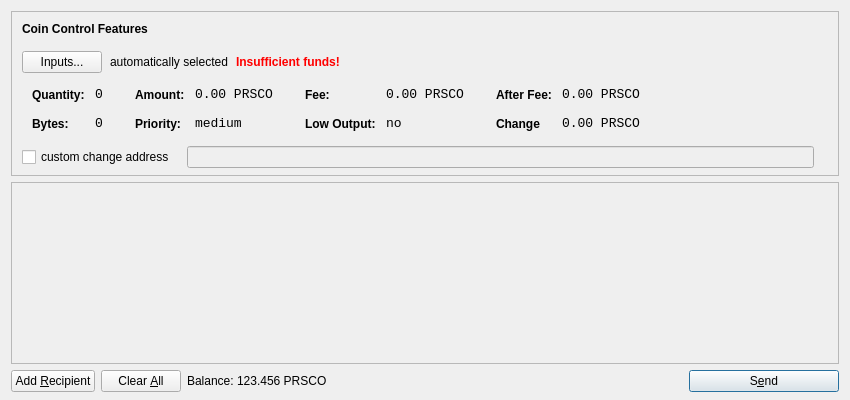
<?xml version="1.0" encoding="UTF-8"?>
<ui version="4.0">
 <class>SendCoinsDialog</class>
 <widget class="QDialog" name="SendCoinsDialog">
  <property name="geometry">
   <rect>
    <x>0</x>
    <y>0</y>
    <width>850</width>
    <height>400</height>
   </rect>
  </property>
  <property name="windowTitle">
   <string>Send Coins</string>
  </property>
  <layout class="QVBoxLayout" name="verticalLayout" stretch="0,1,0">
   <property name="bottomMargin">
    <number>8</number>
   </property>
   <item>
    <widget class="QFrame" name="frameCoinControl">
     <property name="sizePolicy">
      <sizepolicy hsizetype="Expanding" vsizetype="Expanding">
       <horstretch>0</horstretch>
       <verstretch>0</verstretch>
      </sizepolicy>
     </property>
     <property name="maximumSize">
      <size>
       <width>16777215</width>
       <height>16777215</height>
      </size>
     </property>
     <property name="frameShape">
      <enum>QFrame::StyledPanel</enum>
     </property>
     <property name="frameShadow">
      <enum>QFrame::Sunken</enum>
     </property>
     <layout class="QVBoxLayout" name="verticalLayoutCoinControl2">
      <property name="spacing">
       <number>-1</number>
      </property>
      <property name="leftMargin">
       <number>0</number>
      </property>
      <property name="topMargin">
       <number>0</number>
      </property>
      <property name="rightMargin">
       <number>0</number>
      </property>
      <property name="bottomMargin">
       <number>6</number>
      </property>
      <item>
       <layout class="QVBoxLayout" name="verticalLayoutCoinControl" stretch="0,0,0,0,1">
        <property name="spacing">
         <number>0</number>
        </property>
        <property name="leftMargin">
         <number>10</number>
        </property>
        <property name="topMargin">
         <number>10</number>
        </property>
        <item>
         <layout class="QHBoxLayout" name="horizontalLayoutCoinControl1">
          <property name="bottomMargin">
           <number>15</number>
          </property>
          <item>
           <widget class="QLabel" name="labelCoinControlFeatures">
            <property name="sizePolicy">
             <sizepolicy hsizetype="Preferred" vsizetype="Maximum">
              <horstretch>0</horstretch>
              <verstretch>0</verstretch>
             </sizepolicy>
            </property>
            <property name="font">
             <font>
              <weight>75</weight>
              <bold>true</bold>
             </font>
            </property>
            <property name="styleSheet">
             <string notr="true">font-weight:bold;</string>
            </property>
            <property name="text">
             <string>Coin Control Features</string>
            </property>
           </widget>
          </item>
         </layout>
        </item>
        <item>
         <layout class="QHBoxLayout" name="horizontalLayoutCoinControl2" stretch="0,0,0,0">
          <property name="spacing">
           <number>8</number>
          </property>
          <property name="bottomMargin">
           <number>10</number>
          </property>
          <item>
           <widget class="QPushButton" name="pushButtonCoinControl">
            <property name="styleSheet">
             <string notr="true"/>
            </property>
            <property name="text">
             <string>Inputs...</string>
            </property>
           </widget>
          </item>
          <item>
           <widget class="QLabel" name="labelCoinControlAutomaticallySelected">
            <property name="text">
             <string>automatically selected</string>
            </property>
            <property name="margin">
             <number>5</number>
            </property>
           </widget>
          </item>
          <item>
           <widget class="QLabel" name="labelCoinControlInsuffFunds">
            <property name="font">
             <font>
              <weight>75</weight>
              <bold>true</bold>
             </font>
            </property>
            <property name="styleSheet">
             <string notr="true">color:red;font-weight:bold;</string>
            </property>
            <property name="text">
             <string>Insufficient funds!</string>
            </property>
            <property name="margin">
             <number>5</number>
            </property>
           </widget>
          </item>
          <item>
           <spacer name="horizontalSpacerCoinControl">
            <property name="orientation">
             <enum>Qt::Horizontal</enum>
            </property>
            <property name="sizeHint" stdset="0">
             <size>
              <width>40</width>
              <height>1</height>
             </size>
            </property>
           </spacer>
          </item>
         </layout>
        </item>
        <item>
         <widget class="QWidget" name="widgetCoinControl" native="true">
          <property name="sizePolicy">
           <sizepolicy hsizetype="Preferred" vsizetype="Preferred">
            <horstretch>0</horstretch>
            <verstretch>0</verstretch>
           </sizepolicy>
          </property>
          <property name="minimumSize">
           <size>
            <width>0</width>
            <height>0</height>
           </size>
          </property>
          <property name="styleSheet">
           <string notr="true"/>
          </property>
          <layout class="QHBoxLayout" name="horizontalLayoutCoinControl5">
           <property name="margin">
            <number>0</number>
           </property>
           <item>
            <layout class="QHBoxLayout" name="horizontalLayoutCoinControl3" stretch="0,0,0,1">
             <property name="spacing">
              <number>20</number>
             </property>
             <property name="topMargin">
              <number>0</number>
             </property>
             <property name="bottomMargin">
              <number>10</number>
             </property>
             <item>
              <layout class="QFormLayout" name="formLayoutCoinControl1">
               <property name="horizontalSpacing">
                <number>10</number>
               </property>
               <property name="verticalSpacing">
                <number>14</number>
               </property>
               <property name="leftMargin">
                <number>10</number>
               </property>
               <property name="topMargin">
                <number>4</number>
               </property>
               <property name="rightMargin">
                <number>6</number>
               </property>
               <item row="0" column="0">
                <widget class="QLabel" name="labelCoinControlQuantityText">
                 <property name="styleSheet">
                  <string notr="true">font-weight:bold;</string>
                 </property>
                 <property name="text">
                  <string>Quantity:</string>
                 </property>
                 <property name="margin">
                  <number>0</number>
                 </property>
                </widget>
               </item>
               <item row="0" column="1">
                <widget class="QLabel" name="labelCoinControlQuantity">
                 <property name="font">
                  <font>
                   <family>Monospace</family>
                   <pointsize>10</pointsize>
                  </font>
                 </property>
                 <property name="cursor">
                  <cursorShape>IBeamCursor</cursorShape>
                 </property>
                 <property name="contextMenuPolicy">
                  <enum>Qt::ActionsContextMenu</enum>
                 </property>
                 <property name="text">
                  <string>0</string>
                 </property>
                 <property name="margin">
                  <number>0</number>
                 </property>
                 <property name="textInteractionFlags">
                  <set>Qt::LinksAccessibleByMouse|Qt::TextSelectableByKeyboard|Qt::TextSelectableByMouse</set>
                 </property>
                </widget>
               </item>
               <item row="1" column="0">
                <widget class="QLabel" name="labelCoinControlBytesText">
                 <property name="styleSheet">
                  <string notr="true">font-weight:bold;</string>
                 </property>
                 <property name="text">
                  <string>Bytes:</string>
                 </property>
                </widget>
               </item>
               <item row="1" column="1">
                <widget class="QLabel" name="labelCoinControlBytes">
                 <property name="font">
                  <font>
                   <family>Monospace</family>
                   <pointsize>10</pointsize>
                  </font>
                 </property>
                 <property name="cursor">
                  <cursorShape>IBeamCursor</cursorShape>
                 </property>
                 <property name="contextMenuPolicy">
                  <enum>Qt::ActionsContextMenu</enum>
                 </property>
                 <property name="text">
                  <string>0</string>
                 </property>
                 <property name="textInteractionFlags">
                  <set>Qt::LinksAccessibleByMouse|Qt::TextSelectableByKeyboard|Qt::TextSelectableByMouse</set>
                 </property>
                </widget>
               </item>
              </layout>
             </item>
             <item>
              <layout class="QFormLayout" name="formLayoutCoinControl2">
               <property name="horizontalSpacing">
                <number>10</number>
               </property>
               <property name="verticalSpacing">
                <number>14</number>
               </property>
               <property name="leftMargin">
                <number>6</number>
               </property>
               <property name="topMargin">
                <number>4</number>
               </property>
               <property name="rightMargin">
                <number>6</number>
               </property>
               <item row="0" column="0">
                <widget class="QLabel" name="labelCoinControlAmountText">
                 <property name="styleSheet">
                  <string notr="true">font-weight:bold;</string>
                 </property>
                 <property name="text">
                  <string>Amount:</string>
                 </property>
                 <property name="margin">
                  <number>0</number>
                 </property>
                </widget>
               </item>
               <item row="0" column="1">
                <widget class="QLabel" name="labelCoinControlAmount">
                 <property name="font">
                  <font>
                   <family>Monospace</family>
                   <pointsize>10</pointsize>
                  </font>
                 </property>
                 <property name="cursor">
                  <cursorShape>IBeamCursor</cursorShape>
                 </property>
                 <property name="contextMenuPolicy">
                  <enum>Qt::ActionsContextMenu</enum>
                 </property>
                 <property name="text">
                  <string>0.00 PRSCO</string>
                 </property>
                 <property name="textInteractionFlags">
                  <set>Qt::LinksAccessibleByMouse|Qt::TextSelectableByKeyboard|Qt::TextSelectableByMouse</set>
                 </property>
                </widget>
               </item>
               <item row="1" column="0">
                <widget class="QLabel" name="labelCoinControlPriorityText">
                 <property name="styleSheet">
                  <string notr="true">font-weight:bold;</string>
                 </property>
                 <property name="text">
                  <string>Priority:</string>
                 </property>
                </widget>
               </item>
               <item row="1" column="1">
                <widget class="QLabel" name="labelCoinControlPriority">
                 <property name="font">
                  <font>
                   <family>Monospace</family>
                   <pointsize>10</pointsize>
                  </font>
                 </property>
                 <property name="cursor">
                  <cursorShape>IBeamCursor</cursorShape>
                 </property>
                 <property name="contextMenuPolicy">
                  <enum>Qt::ActionsContextMenu</enum>
                 </property>
                 <property name="text">
                  <string>medium</string>
                 </property>
                 <property name="textInteractionFlags">
                  <set>Qt::LinksAccessibleByMouse|Qt::TextSelectableByKeyboard|Qt::TextSelectableByMouse</set>
                 </property>
                </widget>
               </item>
              </layout>
             </item>
             <item>
              <layout class="QFormLayout" name="formLayoutCoinControl3">
               <property name="horizontalSpacing">
                <number>10</number>
               </property>
               <property name="verticalSpacing">
                <number>14</number>
               </property>
               <property name="leftMargin">
                <number>6</number>
               </property>
               <property name="topMargin">
                <number>4</number>
               </property>
               <property name="rightMargin">
                <number>6</number>
               </property>
               <item row="0" column="0">
                <widget class="QLabel" name="labelCoinControlFeeText">
                 <property name="styleSheet">
                  <string notr="true">font-weight:bold;</string>
                 </property>
                 <property name="text">
                  <string>Fee:</string>
                 </property>
                 <property name="margin">
                  <number>0</number>
                 </property>
                </widget>
               </item>
               <item row="0" column="1">
                <widget class="QLabel" name="labelCoinControlFee">
                 <property name="font">
                  <font>
                   <family>Monospace</family>
                   <pointsize>10</pointsize>
                  </font>
                 </property>
                 <property name="cursor">
                  <cursorShape>IBeamCursor</cursorShape>
                 </property>
                 <property name="contextMenuPolicy">
                  <enum>Qt::ActionsContextMenu</enum>
                 </property>
                 <property name="text">
                  <string>0.00 PRSCO</string>
                 </property>
                 <property name="textInteractionFlags">
                  <set>Qt::LinksAccessibleByMouse|Qt::TextSelectableByKeyboard|Qt::TextSelectableByMouse</set>
                 </property>
                </widget>
               </item>
               <item row="1" column="0">
                <widget class="QLabel" name="labelCoinControlLowOutputText">
                 <property name="styleSheet">
                  <string notr="true">font-weight:bold;</string>
                 </property>
                 <property name="text">
                  <string>Low Output:</string>
                 </property>
                </widget>
               </item>
               <item row="1" column="1">
                <widget class="QLabel" name="labelCoinControlLowOutput">
                 <property name="font">
                  <font>
                   <family>Monospace</family>
                   <pointsize>10</pointsize>
                  </font>
                 </property>
                 <property name="cursor">
                  <cursorShape>IBeamCursor</cursorShape>
                 </property>
                 <property name="contextMenuPolicy">
                  <enum>Qt::ActionsContextMenu</enum>
                 </property>
                 <property name="text">
                  <string>no</string>
                 </property>
                 <property name="textInteractionFlags">
                  <set>Qt::LinksAccessibleByMouse|Qt::TextSelectableByKeyboard|Qt::TextSelectableByMouse</set>
                 </property>
                </widget>
               </item>
              </layout>
             </item>
             <item>
              <layout class="QFormLayout" name="formLayoutCoinControl4">
               <property name="horizontalSpacing">
                <number>10</number>
               </property>
               <property name="verticalSpacing">
                <number>14</number>
               </property>
               <property name="leftMargin">
                <number>6</number>
               </property>
               <property name="topMargin">
                <number>4</number>
               </property>
               <property name="rightMargin">
                <number>6</number>
               </property>
               <item row="0" column="0">
                <widget class="QLabel" name="labelCoinControlAfterFeeText">
                 <property name="styleSheet">
                  <string notr="true">font-weight:bold;</string>
                 </property>
                 <property name="text">
                  <string>After Fee:</string>
                 </property>
                 <property name="margin">
                  <number>0</number>
                 </property>
                </widget>
               </item>
               <item row="0" column="1">
                <widget class="QLabel" name="labelCoinControlAfterFee">
                 <property name="font">
                  <font>
                   <family>Monospace</family>
                   <pointsize>10</pointsize>
                  </font>
                 </property>
                 <property name="cursor">
                  <cursorShape>IBeamCursor</cursorShape>
                 </property>
                 <property name="contextMenuPolicy">
                  <enum>Qt::ActionsContextMenu</enum>
                 </property>
                 <property name="text">
                  <string>0.00 PRSCO</string>
                 </property>
                 <property name="textInteractionFlags">
                  <set>Qt::LinksAccessibleByMouse|Qt::TextSelectableByKeyboard|Qt::TextSelectableByMouse</set>
                 </property>
                </widget>
               </item>
               <item row="1" column="0">
                <widget class="QLabel" name="labelCoinControlChangeText">
                 <property name="styleSheet">
                  <string notr="true">font-weight:bold;</string>
                 </property>
                 <property name="text">
                  <string>Change</string>
                 </property>
                </widget>
               </item>
               <item row="1" column="1">
                <widget class="QLabel" name="labelCoinControlChange">
                 <property name="font">
                  <font>
                   <family>Monospace</family>
                   <pointsize>10</pointsize>
                  </font>
                 </property>
                 <property name="cursor">
                  <cursorShape>IBeamCursor</cursorShape>
                 </property>
                 <property name="contextMenuPolicy">
                  <enum>Qt::ActionsContextMenu</enum>
                 </property>
                 <property name="text">
                  <string>0.00 PRSCO</string>
                 </property>
                 <property name="textInteractionFlags">
                  <set>Qt::LinksAccessibleByMouse|Qt::TextSelectableByKeyboard|Qt::TextSelectableByMouse</set>
                 </property>
                </widget>
               </item>
              </layout>
             </item>
            </layout>
           </item>
          </layout>
         </widget>
        </item>
        <item>
         <layout class="QHBoxLayout" name="horizontalLayoutCoinControl4" stretch="0,0,0">
          <property name="spacing">
           <number>12</number>
          </property>
          <property name="sizeConstraint">
           <enum>QLayout::SetDefaultConstraint</enum>
          </property>
          <property name="topMargin">
           <number>5</number>
          </property>
          <property name="rightMargin">
           <number>5</number>
          </property>
          <item>
           <widget class="QCheckBox" name="checkBoxCoinControlChange">
            <property name="text">
             <string>custom change address</string>
            </property>
           </widget>
          </item>
          <item>
           <widget class="QLineEdit" name="lineEditCoinControlChange">
            <property name="enabled">
             <bool>false</bool>
            </property>
            <property name="sizePolicy">
             <sizepolicy hsizetype="Expanding" vsizetype="Fixed">
              <horstretch>0</horstretch>
              <verstretch>0</verstretch>
             </sizepolicy>
            </property>
           </widget>
          </item>
          <item>
           <widget class="QLabel" name="labelCoinControlChangeLabel">
            <property name="sizePolicy">
             <sizepolicy hsizetype="Preferred" vsizetype="Expanding">
              <horstretch>0</horstretch>
              <verstretch>0</verstretch>
             </sizepolicy>
            </property>
            <property name="minimumSize">
             <size>
              <width>0</width>
              <height>0</height>
             </size>
            </property>
            <property name="text">
             <string/>
            </property>
            <property name="margin">
             <number>3</number>
            </property>
           </widget>
          </item>
         </layout>
        </item>
        <item>
         <spacer name="verticalSpacerCoinControl">
          <property name="orientation">
           <enum>Qt::Vertical</enum>
          </property>
          <property name="sizeHint" stdset="0">
           <size>
            <width>800</width>
            <height>1</height>
           </size>
          </property>
         </spacer>
        </item>
       </layout>
      </item>
     </layout>
    </widget>
   </item>
   <item>
    <widget class="QScrollArea" name="scrollArea">
     <property name="widgetResizable">
      <bool>true</bool>
     </property>
     <widget class="QWidget" name="scrollAreaWidgetContents">
      <property name="geometry">
       <rect>
        <x>0</x>
        <y>0</y>
        <width>830</width>
        <height>165</height>
       </rect>
      </property>
      <layout class="QVBoxLayout" name="verticalLayout_2">
       <property name="margin">
        <number>0</number>
       </property>
       <item>
        <layout class="QVBoxLayout" name="entries">
         <property name="spacing">
          <number>6</number>
         </property>
        </layout>
       </item>
       <item>
        <spacer name="verticalSpacer">
         <property name="orientation">
          <enum>Qt::Vertical</enum>
         </property>
         <property name="sizeHint" stdset="0">
          <size>
           <width>20</width>
           <height>40</height>
          </size>
         </property>
        </spacer>
       </item>
      </layout>
     </widget>
    </widget>
   </item>
   <item>
    <layout class="QHBoxLayout" name="horizontalLayout">
     <item>
      <widget class="QPushButton" name="addButton">
       <property name="toolTip">
        <string>Send to multiple recipients at once</string>
       </property>
       <property name="text">
        <string>Add &amp;Recipient</string>
       </property>
       <property name="icon">
        <iconset resource="../bitcoin.qrc">
         <normaloff>:/icons/add</normaloff>:/icons/add</iconset>
       </property>
       <property name="autoDefault">
        <bool>false</bool>
       </property>
      </widget>
     </item>
     <item>
      <widget class="QPushButton" name="clearButton">
       <property name="sizePolicy">
        <sizepolicy hsizetype="Minimum" vsizetype="Fixed">
         <horstretch>0</horstretch>
         <verstretch>0</verstretch>
        </sizepolicy>
       </property>
       <property name="toolTip">
        <string>Remove all transaction fields</string>
       </property>
       <property name="text">
        <string>Clear &amp;All</string>
       </property>
       <property name="icon">
        <iconset resource="../bitcoin.qrc">
         <normaloff>:/icons/remove</normaloff>:/icons/remove</iconset>
       </property>
       <property name="autoRepeatDelay">
        <number>300</number>
       </property>
       <property name="autoDefault">
        <bool>false</bool>
       </property>
      </widget>
     </item>
     <item>
      <layout class="QHBoxLayout" name="horizontalLayout_2">
       <property name="spacing">
        <number>3</number>
       </property>
       <item>
        <widget class="QLabel" name="label">
         <property name="sizePolicy">
          <sizepolicy hsizetype="Preferred" vsizetype="Fixed">
           <horstretch>0</horstretch>
           <verstretch>0</verstretch>
          </sizepolicy>
         </property>
         <property name="text">
          <string>Balance:</string>
         </property>
        </widget>
       </item>
       <item>
        <widget class="QLabel" name="labelBalance">
         <property name="sizePolicy">
          <sizepolicy hsizetype="Preferred" vsizetype="Fixed">
           <horstretch>0</horstretch>
           <verstretch>0</verstretch>
          </sizepolicy>
         </property>
         <property name="cursor">
          <cursorShape>IBeamCursor</cursorShape>
         </property>
         <property name="text">
          <string>123.456 PRSCO</string>
         </property>
         <property name="textInteractionFlags">
          <set>Qt::LinksAccessibleByMouse|Qt::TextSelectableByKeyboard|Qt::TextSelectableByMouse</set>
         </property>
        </widget>
       </item>
      </layout>
     </item>
     <item>
      <spacer name="horizontalSpacer">
       <property name="orientation">
        <enum>Qt::Horizontal</enum>
       </property>
       <property name="sizeHint" stdset="0">
        <size>
         <width>40</width>
         <height>20</height>
        </size>
       </property>
      </spacer>
     </item>
     <item>
      <widget class="QPushButton" name="sendButton">
       <property name="minimumSize">
        <size>
         <width>150</width>
         <height>0</height>
        </size>
       </property>
       <property name="toolTip">
        <string>Confirm the send action</string>
       </property>
       <property name="text">
        <string>S&amp;end</string>
       </property>
       <property name="icon">
        <iconset resource="../bitcoin.qrc">
         <normaloff>:/icons/send</normaloff>:/icons/send</iconset>
       </property>
       <property name="default">
        <bool>true</bool>
       </property>
      </widget>
     </item>
    </layout>
   </item>
  </layout>
 </widget>
 <resources>
  <include location="../bitcoin.qrc"/>
 </resources>
 <connections/>
</ui>
